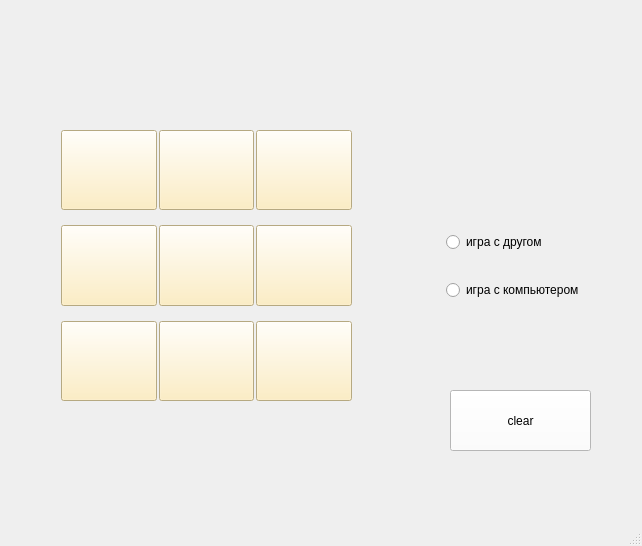
<?xml version="1.0" encoding="UTF-8"?>
<ui version="4.0">
 <class>tic_tac_toe</class>
 <widget class="QMainWindow" name="tic_tac_toe">
  <property name="geometry">
   <rect>
    <x>0</x>
    <y>0</y>
    <width>642</width>
    <height>546</height>
   </rect>
  </property>
  <property name="sizePolicy">
   <sizepolicy hsizetype="Expanding" vsizetype="Expanding">
    <horstretch>0</horstretch>
    <verstretch>0</verstretch>
   </sizepolicy>
  </property>
  <property name="windowTitle">
   <string>tic_tac_toe</string>
  </property>
  <property name="styleSheet">
   <string notr="true">QPushButton
{background-color: rgb(255, 236, 180);
	font: 24pt &quot;Tahoma&quot;;
}</string>
  </property>
  <widget class="QWidget" name="centralwidget">
   <widget class="QPushButton" name="pushButton_clear">
    <property name="geometry">
     <rect>
      <x>450</x>
      <y>390</y>
      <width>141</width>
      <height>61</height>
     </rect>
    </property>
    <property name="styleSheet">
     <string notr="true">QPushButton
{background-color: white;
	font: 18pt &quot;Arial&quot;;
}</string>
    </property>
    <property name="text">
     <string>clear</string>
    </property>
   </widget>
   <widget class="QLabel" name="label">
    <property name="geometry">
     <rect>
      <x>170</x>
      <y>30</y>
      <width>261</width>
      <height>61</height>
     </rect>
    </property>
    <property name="styleSheet">
     <string notr="true">font: 18pt &quot;Arial&quot;;</string>
    </property>
    <property name="text">
     <string/>
    </property>
   </widget>
   <widget class="QWidget" name="">
    <property name="geometry">
     <rect>
      <x>446</x>
      <y>230</y>
      <width>191</width>
      <height>74</height>
     </rect>
    </property>
    <layout class="QVBoxLayout" name="verticalLayout">
     <item>
      <widget class="QRadioButton" name="radioButton">
       <property name="enabled">
        <bool>true</bool>
       </property>
       <property name="font">
        <font>
         <family>Arial</family>
        </font>
       </property>
       <property name="text">
        <string>игра с другом</string>
       </property>
       <property name="checkable">
        <bool>true</bool>
       </property>
       <property name="checked">
        <bool>false</bool>
       </property>
       <property name="autoExclusive">
        <bool>false</bool>
       </property>
      </widget>
     </item>
     <item>
      <spacer name="horizontalSpacer_3">
       <property name="orientation">
        <enum>Qt::Horizontal</enum>
       </property>
       <property name="sizeHint" stdset="0">
        <size>
         <width>40</width>
         <height>20</height>
        </size>
       </property>
      </spacer>
     </item>
     <item>
      <widget class="QRadioButton" name="radioButton_2">
       <property name="enabled">
        <bool>true</bool>
       </property>
       <property name="font">
        <font>
         <family>Arial</family>
        </font>
       </property>
       <property name="text">
        <string>игра с компьютером</string>
       </property>
       <property name="checked">
        <bool>false</bool>
       </property>
       <property name="autoExclusive">
        <bool>false</bool>
       </property>
      </widget>
     </item>
    </layout>
   </widget>
   <widget class="QWidget" name="">
    <property name="geometry">
     <rect>
      <x>61</x>
      <y>130</y>
      <width>291</width>
      <height>271</height>
     </rect>
    </property>
    <layout class="QGridLayout" name="gridLayout">
     <property name="horizontalSpacing">
      <number>2</number>
     </property>
     <property name="verticalSpacing">
      <number>15</number>
     </property>
     <item row="0" column="0">
      <widget class="QPushButton" name="pushButton_1">
       <property name="sizePolicy">
        <sizepolicy hsizetype="Minimum" vsizetype="MinimumExpanding">
         <horstretch>0</horstretch>
         <verstretch>0</verstretch>
        </sizepolicy>
       </property>
       <property name="focusPolicy">
        <enum>Qt::StrongFocus</enum>
       </property>
       <property name="text">
        <string/>
       </property>
      </widget>
     </item>
     <item row="0" column="1">
      <widget class="QPushButton" name="pushButton_2">
       <property name="sizePolicy">
        <sizepolicy hsizetype="Minimum" vsizetype="MinimumExpanding">
         <horstretch>0</horstretch>
         <verstretch>0</verstretch>
        </sizepolicy>
       </property>
       <property name="focusPolicy">
        <enum>Qt::StrongFocus</enum>
       </property>
       <property name="text">
        <string/>
       </property>
      </widget>
     </item>
     <item row="0" column="2">
      <widget class="QPushButton" name="pushButton_3">
       <property name="sizePolicy">
        <sizepolicy hsizetype="Minimum" vsizetype="MinimumExpanding">
         <horstretch>0</horstretch>
         <verstretch>0</verstretch>
        </sizepolicy>
       </property>
       <property name="focusPolicy">
        <enum>Qt::StrongFocus</enum>
       </property>
       <property name="text">
        <string/>
       </property>
      </widget>
     </item>
     <item row="1" column="0">
      <widget class="QPushButton" name="pushButton_4">
       <property name="sizePolicy">
        <sizepolicy hsizetype="Minimum" vsizetype="MinimumExpanding">
         <horstretch>0</horstretch>
         <verstretch>0</verstretch>
        </sizepolicy>
       </property>
       <property name="focusPolicy">
        <enum>Qt::StrongFocus</enum>
       </property>
       <property name="styleSheet">
        <string notr="true"/>
       </property>
       <property name="text">
        <string/>
       </property>
      </widget>
     </item>
     <item row="1" column="1">
      <widget class="QPushButton" name="pushButton_5">
       <property name="sizePolicy">
        <sizepolicy hsizetype="Minimum" vsizetype="MinimumExpanding">
         <horstretch>0</horstretch>
         <verstretch>0</verstretch>
        </sizepolicy>
       </property>
       <property name="focusPolicy">
        <enum>Qt::StrongFocus</enum>
       </property>
       <property name="text">
        <string/>
       </property>
      </widget>
     </item>
     <item row="1" column="2">
      <widget class="QPushButton" name="pushButton_6">
       <property name="sizePolicy">
        <sizepolicy hsizetype="Minimum" vsizetype="MinimumExpanding">
         <horstretch>0</horstretch>
         <verstretch>0</verstretch>
        </sizepolicy>
       </property>
       <property name="focusPolicy">
        <enum>Qt::StrongFocus</enum>
       </property>
       <property name="text">
        <string/>
       </property>
      </widget>
     </item>
     <item row="2" column="0">
      <widget class="QPushButton" name="pushButton_7">
       <property name="sizePolicy">
        <sizepolicy hsizetype="Minimum" vsizetype="MinimumExpanding">
         <horstretch>0</horstretch>
         <verstretch>0</verstretch>
        </sizepolicy>
       </property>
       <property name="focusPolicy">
        <enum>Qt::StrongFocus</enum>
       </property>
       <property name="text">
        <string/>
       </property>
      </widget>
     </item>
     <item row="2" column="1">
      <widget class="QPushButton" name="pushButton_8">
       <property name="sizePolicy">
        <sizepolicy hsizetype="Minimum" vsizetype="MinimumExpanding">
         <horstretch>0</horstretch>
         <verstretch>0</verstretch>
        </sizepolicy>
       </property>
       <property name="focusPolicy">
        <enum>Qt::StrongFocus</enum>
       </property>
       <property name="text">
        <string/>
       </property>
       <property name="autoRepeatDelay">
        <number>100</number>
       </property>
       <property name="autoRepeatInterval">
        <number>0</number>
       </property>
       <property name="autoDefault">
        <bool>false</bool>
       </property>
      </widget>
     </item>
     <item row="2" column="2">
      <widget class="QPushButton" name="pushButton_9">
       <property name="sizePolicy">
        <sizepolicy hsizetype="Minimum" vsizetype="MinimumExpanding">
         <horstretch>0</horstretch>
         <verstretch>0</verstretch>
        </sizepolicy>
       </property>
       <property name="focusPolicy">
        <enum>Qt::StrongFocus</enum>
       </property>
       <property name="text">
        <string/>
       </property>
      </widget>
     </item>
    </layout>
   </widget>
  </widget>
  <widget class="QMenuBar" name="menubar">
   <property name="geometry">
    <rect>
     <x>0</x>
     <y>0</y>
     <width>642</width>
     <height>22</height>
    </rect>
   </property>
  </widget>
  <widget class="QStatusBar" name="statusbar"/>
 </widget>
 <resources/>
 <connections/>
</ui>
